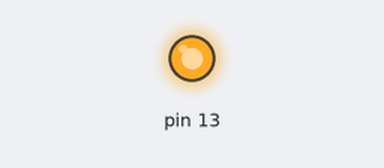
A sketch run on a simulated Arduino Uno, built with avr-gcc and run on an emulated ATmega328P. On the bench: output pins drawn as LEDs (lit = HIGH).

Above: at 0.5 s.
At 17.0 s:
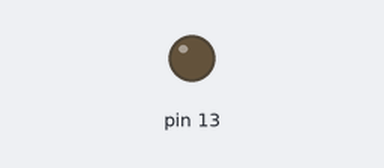
Timing chart, 0 to 20.2 s (numbered marks = the images above):
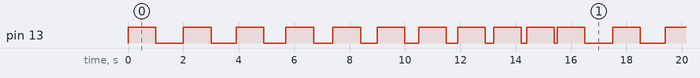

Measured:
- by itself, pin 13: repeats every 15.5 s: LOW 1.0 s, HIGH 1.0 s, LOW 0.90 s, HIGH 1.0 s, LOW 0.80 s, HIGH 1.0 s, LOW 0.70 s, HIGH 1.0 s, LOW 0.60 s, HIGH 1.0 s, LOW 0.50 s, HIGH 1.0 s, LOW 0.40 s, HIGH 1.0 s, LOW 0.30 s, HIGH 1.0 s, LOW 0.20 s, HIGH 1.0 s, LOW 0.10 s, HIGH 1.0 s
- by itself, everything shown: repeats every 15.5 s, in 20 steps

The sketch:

blink_2.0.ino
```cpp
void setup() {
  // initialize digital pin 13 as an output.
  pinMode(13, OUTPUT);
}

// the loop function runs over and over again forever
void loop() {
  digitalWrite(13, HIGH);
  delay(1000);
  digitalWrite(13, LOW);
  delay(1000);
  digitalWrite(13, HIGH);
  delay(1000);
  digitalWrite(13, LOW);
  delay(900);
  digitalWrite(13, HIGH);
  delay(1000);
  digitalWrite(13, LOW);
  delay(800);
  digitalWrite(13, HIGH);
  delay(1000);
  digitalWrite(13, LOW);
  delay(700);
  digitalWrite(13, HIGH);
  delay(1000);
  digitalWrite(13, LOW);
  delay(600);
  digitalWrite(13, HIGH);
  delay(1000);
  digitalWrite(13, LOW);
  delay(500);
  digitalWrite(13, HIGH);
  delay(1000);
  digitalWrite(13, LOW);
  delay(400);
  digitalWrite(13, HIGH);
  delay(1000);
  digitalWrite(13, LOW);
  delay(300);
  digitalWrite(13, HIGH);
  delay(1000);
  digitalWrite(13, LOW);
  delay(200);
  digitalWrite(13, HIGH);
  delay(1000);
  digitalWrite(13, LOW);
  delay(100);
}
```
